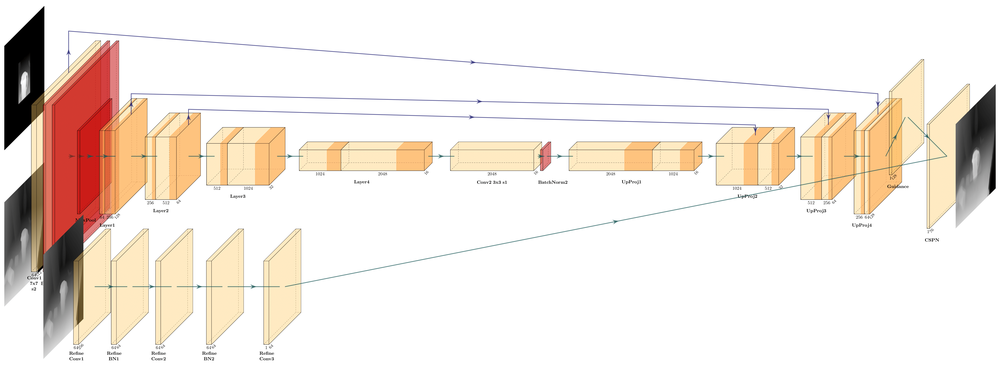
#> input picture assets/fullrefine-1.png, 1000 x 368 px, shrunk from 6042 x 2222 before the run, given in place of 00002_gt.png, which was not available
$ python losscalculate.py
#> lines starting #> are read from the running program, lines starting #| are printed output that depends on the picture; after the words box and inside, x2 and y2 are one past the last pixel; in counts of white or black regions, pixels touching at a corner belong together; pictures that were not available may be replaced by others from this repository, and a replacement may not be noted
import numpy as np
from PIL import Image

def load_image_as_array(path):
    """Load an image and convert it to a numpy array."""
    image = Image.open(path).convert('L')  # Convert image to grayscale
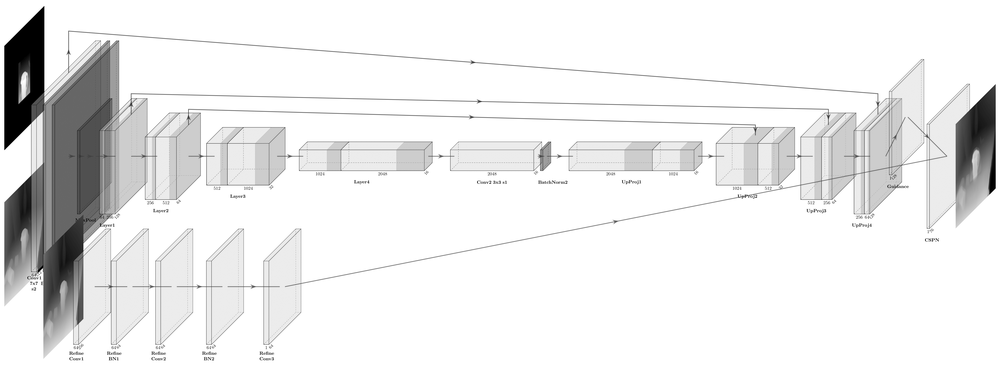
#> image: PIL image 1000x368 L; min 0, max 255, mean 235.1
    return np.array(image, dtype=np.float32)  # Normalize to [0, 1]
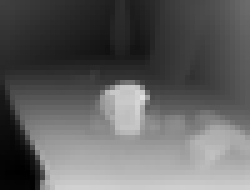
#> input picture assets/00002_pred.png, 50 x 38 px, shrunk from 304 x 228 before the run, found by its file name (shown 5 times larger)
#> in load_image_as_array, image is the input picture: PIL image 50x38 L; min 0, max 225, mean 96.1

def calculate_mae(image1, image2):
    """Calculate the Mean Absolute Error between two images."""
    mask = image2 > 0.0001  # Create a mask for valid pixels in the second image
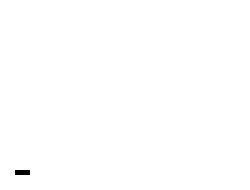
#> mask: shape (38, 50) bool (shown 5 times larger); 99.8% white; black in thin lines or dots, all inside (x1, y1, x2, y2) = (3, 34, 6, 35)
#> (the run stopped early here; a loop or call above may not have finished)
